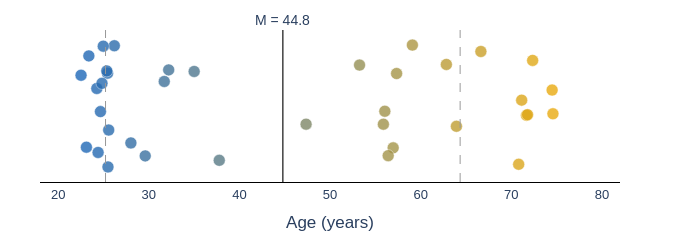
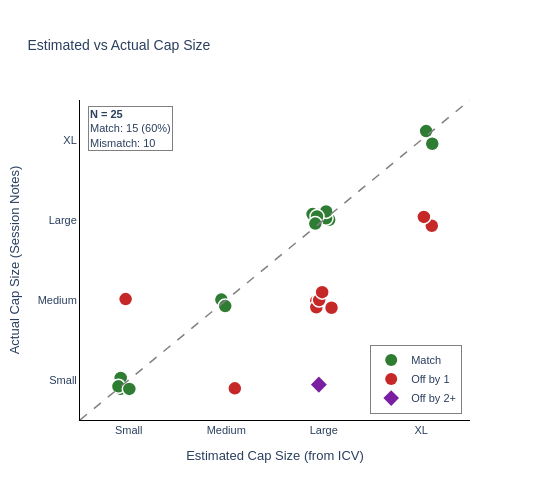

The notebook cell saved with these charts, in order:
### Markdown cell above
---
## 2. Sample Descriptives & Demographics

### Code cell
# Demographics and cap size analysis
desc_results = run_sample_descriptives()

### Figure 1 — Plotly figure (JSON) as saved in the notebook; plotly's stock layout.template omitted (floating-point values rounded to 4 significant figures)
{"data": [{"hoverinfo": "text", "marker": {"color": ["rgb(79,120,143)", "rgb(222,168,26)", "rgb(225,169,24)", "rgb(65,115,155)", "rgb(89,123,135)", "rgb(173,151,67)", "rgb(42,108,174)", "rgb(68,116,152)", "rgb(58,113,161)", "rgb(233,171,17)", "rgb(127,136,104)", "rgb(203,161,42)", "rgb(37,106,178)", "rgb(150,144,85)", "rgb(223,168,25)", "rgb(52,111,166)", "rgb(221,167,27)", "rgb(219,167,29)", "rgb(188,156,54)", "rgb(233,171,17)", "rgb(166,149,72)", "rgb(192,158,51)", "rgb(44,108,172)", "rgb(33,105,181)", "rgb(41,107,175)", "rgb(32,104,182)", "rgb(38,106,177)", "rgb(42,108,174)", "rgb(37,106,178)", "rgb(39,107,176)", "rgb(30,104,184)", "rgb(40,107,176)", "rgb(42,108,174)", "rgb(161,147,76)", "rgb(161,147,76)", "rgb(165,149,73)", "rgb(163,148,75)"], "line": {"color": "white", "width": 0.5}, "opacity": 0.8, "size": 12}, "mode": "markers", "showlegend": false, "text": ["sub-10369<br>Age: 35.0<br>Male", "sub-10418<br>Age: 71.7<br>Female", "sub-10541<br>Age: 72.4<br>Male", "sub-10559<br>Age: 31.7<br>Male", "sub-10589<br>Age: 37.8<br>Male", "sub-10590<br>Age: 59.1<br>Female", "sub-10606<br>Age: 25.4<br>Female", "sub-10608<br>Age: 32.2<br>Female", "sub-10636<br>Age: 29.6<br>Female", "sub-10638<br>Age: 74.6<br>Female", "sub-10641<br>Age: 47.4<br>Female", "sub-10649<br>Age: 66.7<br>Female", "sub-10656<br>Age: 24.3<br>Male", "sub-10661<br>Age: 53.3<br>Male", "sub-10716<br>Age: 71.8<br>Male", "sub-10804<br>Age: 28.0<br>Female", "sub-10809<br>Age: 71.2<br>Male", "sub-10810<br>Age: 70.8<br>Male", "sub-10862<br>Age: 62.8<br>Male", "sub-10866<br>Age: 74.5<br>Male", "sub-10886<br>Age: 57.4<br>Male", "sub-10898<br>Age: 64.0<br>Female", "sub-10950<br>Age: 26.2<br>Female", "sub-10951<br>Age: 23.4<br>Male", "sub-10961<br>Age: 25.4<br>Female", "sub-10998<br>Age: 23.1<br>Female", "sub-11016<br>Age: 24.7<br>Female", "sub-11030<br>Age: 25.5<br>Female", "sub-11036<br>Age: 24.4<br>Female", "sub-11286<br>Age: 24.8<br>Female", "sub-11318<br>Age: 22.5<br>Female", "sub-11329<br>Age: 25.0<br>Male", "sub-11526<br>Age: 25.6<br>Female", "sub-11563<br>Age: 55.9<br>Male", "sub-11628<br>Age: 56.0<br>Female", "sub-11631<br>Age: 57.0<br>Female", "sub-11773<br>Age: 56.4<br>Female"], "type": "scatter", "x": [35.01, 71.68, 72.36, 31.71, 37.78, 59.09, 25.45, 32.2, 29.61, 74.6, 47.36, 66.65, 24.27, 53.26, 71.8, 28.03, 71.15, 70.82, 62.84, 74.51, 57.35, 63.95, 26.2, 23.39, 25.37, 23.12, 24.67, 25.5, 24.41, 24.84, 22.53, 24.98, 25.58, 55.89, 56.05, 56.97, 56.42], "y": [0.08219, -0.01834, 0.1076, 0.05921, -0.1217, 0.1427, 0.07834, 0.08582, -0.1116, -0.01488, -0.03876, 0.128, 0.04316, 0.09683, -0.01698, -0.08183, 0.01638, -0.1309, 0.09829, 0.0395, 0.07743, -0.04364, 0.1412, 0.1179, 0.08352, -0.09161, -0.009984, -0.1369, -0.1037, 0.05491, 0.07343, 0.1403, -0.05225, -0.03886, -0.009133, -0.09316, -0.111]}], "layout": {"annotations": [{"showarrow": false, "text": "M = 44.8", "x": 44.79, "xanchor": "center", "xref": "x", "y": 1, "yanchor": "bottom", "yref": "y domain"}], "font": {"family": "Arial", "size": 14}, "height": 200, "margin": {"b": 40, "l": 40, "r": 80, "t": 30}, "shapes": [{"line": {"color": "#404040", "dash": "solid", "width": 1.5}, "type": "line", "x0": 44.79, "x1": 44.79, "xref": "x", "y0": 0, "y1": 1, "yref": "y domain"}, {"line": {"color": "#999999", "dash": "dash", "width": 1}, "type": "line", "x0": 25.23, "x1": 25.23, "xref": "x", "y0": 0, "y1": 1, "yref": "y domain"}, {"line": {"color": "#999999", "dash": "dash", "width": 1}, "type": "line", "x0": 64.36, "x1": 64.36, "xref": "x", "y0": 0, "y1": 1, "yref": "y domain"}], "width": 700, "xaxis": {"linecolor": "black", "linewidth": 1, "range": [18, 82], "showgrid": false, "showline": true, "tickfont": {"size": 13}, "title": {"text": "Age (years)"}, "type": "linear", "zeroline": false}, "yaxis": {"autorange": true, "range": [-0.1795, 0.1854], "type": "linear", "visible": false}}}

### Figure 2 — Plotly figure (JSON) as saved in the notebook; plotly's stock layout.template omitted (floating-point values rounded to 4 significant figures)
{"data": [{"customdata": [[10369, 1534.0, "Large", "Large", "Match"], [10541, 1615.0, "Extra Large", "Large", "+1 size"], [10559, 1444.0, "Large", "Large", "Match"], [10606, 1490.0, "Large", "Large", "Match"], [10608, 1197.0, "Small", "Small", "Match"], [10638, 1236.0, "Small", "Small", "Match"], [10641, 1314.0, "Small", "Small", "Match"], [10649, 1395.0, "Medium", "Small", "+1 size"], [10656, 1532.0, "Large", "Large", "Match"], [10661, 1616.0, "Extra Large", "Extra Large", "Match"], [10716, 1513.0, "Large", "Large", "Match"], [10809, 1667.0, "Extra Large", "Extra Large", "Match"], [10862, 1499.0, "Large", "Medium", "+1 size"], [10866, 1548.0, "Large", "Large", "Match"], [10886, 1521.0, "Large", "Medium", "+1 size"], [10961, 1457.0, "Large", "Medium", "+1 size"], [10998, 1531.0, "Large", "Medium", "+1 size"], [11016, 1327.0, "Small", "Small", "Match"], [11030, 1541.0, "Large", "Medium", "+1 size"], [11286, 1484.0, "Large", "Small", "+2 size"], [11329, 1752.0, "Extra Large", "Large", "+1 size"], [11563, 1526.0, "Large", "Large", "Match"], [11628, 1366.0, "Medium", "Medium", "Match"], [11631, 1299.0, "Small", "Medium", "-1 size"], [11773, 1435.0, "Medium", "Medium", "Match"]], "hovertemplate": "<b>%{customdata[0]}</b><br>ICV: %{customdata[1]:.0f} mm³<br>Estimated: %{customdata[2]}<br>Actual: %{customdata[3]}<br>Diff: %{customdata[4]}<extra></extra>", "marker": {"color": ["#2E7D32", "#C62828", "#2E7D32", "#2E7D32", "#2E7D32", "#2E7D32", "#2E7D32", "#C62828", "#2E7D32", "#2E7D32", "#2E7D32", "#2E7D32", "#C62828", "#2E7D32", "#C62828", "#C62828", "#C62828", "#2E7D32", "#C62828", "#7B1FA2", "#C62828", "#2E7D32", "#2E7D32", "#C62828", "#2E7D32"], "line": {"color": "white", "width": 1.5}, "size": 14, "symbol": ["circle", "circle", "circle", "circle", "circle", "circle", "circle", "circle", "circle", "circle", "circle", "circle", "circle", "circle", "circle", "circle", "circle", "circle", "circle", "diamond", "circle", "circle", "circle", "circle", "circle"]}, "mode": "markers", "showlegend": false, "type": "scatter", "x": [2.97, 4.108, 3.056, 3.024, 0.9174, 0.9174, 0.8939, 2.088, 3.024, 4.05, 2.885, 4.113, 3.08, 2.931, 2.924, 2.924, 2.953, 1.006, 2.984, 2.95, 4.027, 2.913, 1.95, 0.9679, 1.989], "y": [3.068, 2.928, 3.003, 3.022, 0.8911, 1.026, 0.9209, 0.8956, 3.108, 4.112, 3.074, 3.953, 1.903, 3.044, 1.986, 1.909, 1.999, 0.8883, 2.098, 0.9421, 3.039, 2.955, 2.005, 2.011, 1.924]}, {"hoverinfo": "skip", "line": {"color": "gray", "dash": "dash", "width": 1.5}, "mode": "lines", "showlegend": false, "type": "scatter", "x": [0.5, 4.5], "y": [0.5, 4.5]}, {"marker": {"color": "#2E7D32", "size": 12, "symbol": "circle"}, "mode": "markers", "name": "Match", "type": "scatter", "x": [null], "y": [null]}, {"marker": {"color": "#C62828", "size": 12, "symbol": "circle"}, "mode": "markers", "name": "Off by 1", "type": "scatter", "x": [null], "y": [null]}, {"marker": {"color": "#7B1FA2", "size": 12, "symbol": "diamond"}, "mode": "markers", "name": "Off by 2+", "type": "scatter", "x": [null], "y": [null]}], "layout": {"annotations": [{"align": "left", "bgcolor": "rgba(255,255,255,0.9)", "bordercolor": "gray", "borderwidth": 1, "font": {"size": 11}, "showarrow": false, "text": "<b>N = 25</b><br>Match: 15 (60%)<br>Mismatch: 10", "x": 0.02, "xanchor": "left", "xref": "paper", "y": 0.98, "yanchor": "top", "yref": "paper"}], "font": {"family": "Arial", "size": 11}, "height": 500, "legend": {"bgcolor": "rgba(255,255,255,0.9)", "bordercolor": "gray", "borderwidth": 1, "x": 0.98, "xanchor": "right", "y": 0.02, "yanchor": "bottom"}, "title": {"font": {"size": 14}, "text": "Estimated vs Actual Cap Size"}, "width": 550, "xaxis": {"linecolor": "black", "linewidth": 1, "range": [0.5, 4.5], "showgrid": false, "ticktext": ["Small", "Medium", "Large", "XL"], "tickvals": [1, 2, 3, 4], "title": {"text": "Estimated Cap Size (from ICV)"}, "type": "linear"}, "yaxis": {"linecolor": "black", "linewidth": 1, "range": [0.5, 4.5], "showgrid": false, "ticktext": ["Small", "Medium", "Large", "XL"], "tickvals": [1, 2, 3, 4], "title": {"text": "Actual Cap Size (Session Notes)"}, "type": "linear"}}}
